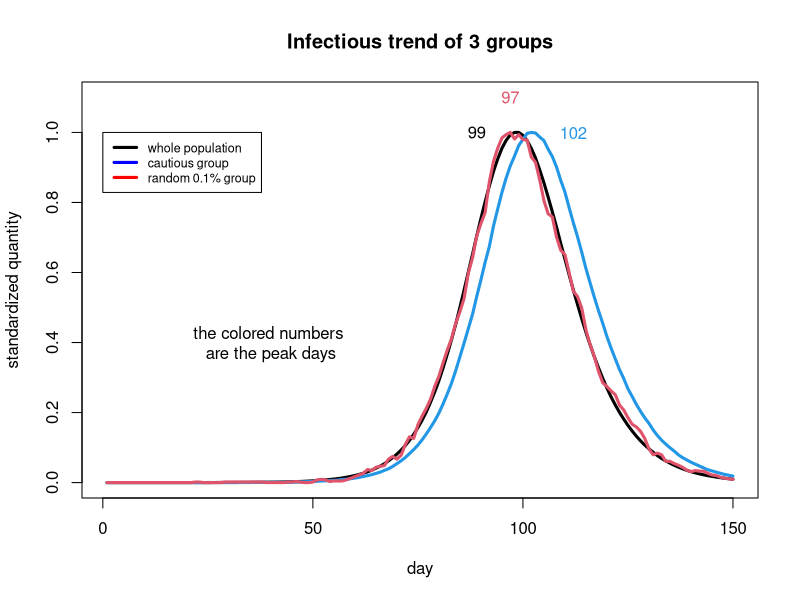

Write R code to recreate this figure. (Note: a time limit stopped this script after it produced the figure.)
##                Group 3               ##
## Muxing Wang (s2201749)               ##
## Karla Itzel Vega Ortega (s2126801)   ##
## Nutsa Tokhadze (s1778736)            ##
##########################################
## Address of github repo: https://github.com/leafstar/Statistical-Programming

                                                   ## Covid and the hazards of opportunistic sampling ##

## The Covid pandemic is an ongoing global pandemic already two years. One of the main features of the Covid-19 epidemic in the UK and 
## generally in the world is that the estimates of the number of new cases per day are not always based on properly sampled statistical 
## surveys.Thus, estimates are under question. The main purpose of this project is to show what the daily infection trajectories look like 
## for the population with the lowest individual transmission probabilities, and how they compare to the infection trajectories for the 
## whole population in the UK. For that purpose we split the population by 4 categories 1) Susceptible 2) Exposed 3) Infective and 4) 
## Recovered and do the following steps:
## (1) Show daily infection trajectories for three groups 1) Whole population 2) Cautious group - 10% of the population with the lowest 
## individual transmission probabilities and 3) Random sample of 0.1% of the population n=5.5e6.
## (2) Produce a plot showing how the daily infection trajectories compare between the whole population,the ‘cautious 10%’ and the 0.1% 
## random sample. 
## (3) Run 10 replicate simulations for each groups.
## (4) Produce plots for 10 replicate simulations showing daily infection trajectories for each groups and their variability.


## Step (1):Show daily infection trajectories for three groups 1) Whole population 2) Cautious group - 10% of the population with the 
## lowest individual transmission probabilities and 3)Random sample of 0.1% of the population n=5.5e6. 
## Defined Stochastic Simulation Model function; Started the epidemic by setting 10 randomly chosen people to the Exposed state and 
## Simulated for 150 days. Inputs are the parameters and the output is the number of people in each state each day.
simulation<-function(n = 5.5e6, ne = 10, nt = 150, gamma = 1/3, delta = 1/5, lambda = 0.4/n){ 
  ## states: 0 -> S(Susceptible); 1 -> E(Exposed); 
  ##         2 -> I(Infective);   3 -> R(Recovery) 
  ## n = population size of 5.5e6; ne =initial exposed 10 randomly chosen people; nt = number of days: 150; 
  ## gamma=daily prob E->I, delta=daily prob I->R lambda = Overall viral infectivity parameter.
                      
  beta <- rlnorm(n,0,0.5); beta <- beta/mean(beta)               ## generate contact rate with other people
  cautious_group = which(beta <= quantile(beta, 0.1))            ## 10% of the most cautious group
  random_group = sample(1:n, n/1000)                             ## create random sample of 0.1% of the population
  initial_exposure = sample(1:n, ne)                             ## start with a sample of 10 people in E state
  I1 <- I2 <- I3 <- rep(0, nt)                                   ## set up storage for number of infective people for the 3 groups
  S_ind = 1:n; E_ind = initial_exposure; I_ind = c(); R_ind = c(); 
  for (i in 2:nt){                                               ## loop over 150 days
    u_stoe <- runif(length(S_ind))                               ## uniform random deviates
    u_etoi <- runif(length(E_ind)) 
    u_itor <- runif(length(I_ind)) 
    exposed_prob = lambda * beta * sum(beta[I_ind])              ## daily chance of a transmission between infected and uninfected
                                    
    R_ind = c(R_ind, I_ind[u_itor< delta]); I_ind = I_ind[! I_ind %in% R_ind]     ## Change from state I -> R with prob delta
    I_ind = c(I_ind, E_ind[u_etoi< gamma]); E_ind = E_ind[! E_ind %in% I_ind]     ## Change from state E -> I with prob gamma
    E_ind = c(E_ind, S_ind[u_stoe<exposed_prob[S_ind]]); S_ind = S_ind[! S_ind %in% E_ind]  ## Change from state S -> E with prob 'exposed_prob'
    
    ## Record of the number of new infections each day for the 3 chosen groups

    I1[i] <- length(I_ind);                                        ## Record of Infective for total population
    I2[i] <- sum(I_ind %in% cautious_group);                       ## Record of Infective for cautious group
    I3[i] <- sum(I_ind %in% random_group);                         ## Record of Infective for random sample of 0.1% of the population
  }
  list(I1=I1,I2=I2,I3=I3,beta=beta)
}

#Step (2):Produce a plot showing how the daily infection trajectories compare between the whole population, the ‘cautious 10%’ and the 
## 0.1% random sample.
a<-Sys.time()
epi <- simulation()
b<-Sys.time()
print(b-a)
## run simulation
peak1 = which(epi$I1 == max(epi$I1))                               ## Day of the maximum Infected people in the whole population
peak2 = which(epi$I2 == max(epi$I2))                               ## Day of the maximum Infected people in the 10% population
peak3 = which(epi$I3 == max(epi$I3))                               ## Day of the maximum Infected people in the 0.1% of the population
plot(epi$I1/max(epi$I1),ylim=c(0,1.1),xlab="day",ylab="standardized quantity",
     lwd=3, main = "Infectious trend of 3 groups",type = "l") 
lines(1:150,epi$I2/max(epi$I2),col=4,lwd=3)
lines(1:150,epi$I3/max(epi$I3),col=2,lwd=3)                   
legend(0, 1, legend=c("whole population", "cautious group", "random 0.1% group"),
       col=c("black", "blue","red"), lty=1, lwd=3,cex =0.75)       ## E (blue)  I (red) S black;
text(peak1-10,1, peak1, col = 1)                                   ## Label in the peak day of the whole population
text(peak2+10,1, peak2, col = 4)                                   ## Label in the peak day for the 10% of the population
text(peak3,1.1, peak3, col = 2)                                    ## Label in the peak day for the 0.1% of population
text(40,0.4, "the colored numbers \nare the peak days")

##Step (3):Run 10 replicate simulations for each groups
## the aim of this loop is to generate the 10 simulations and then create a vector that stores the 10 outputs
epi10=list()                                                       ## Create an empty list to store the values of the simulation
for (i in 1:10){                                                   ## indicate in the for loop that the simulation has to run 10 times
  epi10[[length(epi10)+1]] <- simulation()                         ## Store the outputs in a vector called epi10
}

##Step (4):Produce plots for 10 replicate simulations showing daily infection trajectories for:1) the whole population, 
## 2) the ‘cautious 10%’ and 3) the 0.1% random sample.
#These plots show 10 simulations for above discussed three groups. 
#The peaks in the graph indicates the day of the maximum number of infected people.
xlim = 150                                                         ## x limit for the graph

##(4.1) Plot for the whole population
plot(log(epi10[[1]]$I1),ylim=c(0,log(max(epi10[[1]]$I1))),
     xlab="day",ylab="log(new infection)",cex=0.1, main = "10 simulations for 3 groups",type="l")
for (i in 2:10) {
  lines(1:xlim,log(epi10[[i]]$I1), col = 1)
}

##(4.2) Plot for the cautious group-10%
for (i in 1:10) {
  lines(1:xlim,log(epi10[[i]]$I2), col = 3)
}

##(4.3) Plot for the random sample of 0.1% of the population 
for (i in 1:10) {
  lines(1:xlim,log(epi10[[i]]$I3), col = 2)
}
legend(0, 1, legend=c("whole population", "cautious group", "random 0.1% group"),
       col=c("black", "blue","red"), lty=1, lwd=3,cex =0.75)           

                                                                ## Conclusion ##

## After analyzing daily infection trajectories in the UK for three different groups- whole populations, cautious group, and 0.1% random 
## sample of the whole population, we can conclude that for the whole population and random group of 0.1%, infection peaks faster than 
## for the cautious ones. For 10% of the population with the lowest individual transmission probabilities infection peaks later. Therefore, 
## we think that the cautious group doesn’t track the whole population trajectory while the results from the 0.1% random group are more 
## representative. This conclusion can be valid for the ZOE symptom tracker app results as well, which shows the similar patterns as 
## REACT-2 and ONS (which use random samples) but albeit with the timings not exactly matching. Hence, the reason for this mismatch might 
## be the fact that the ZOE sample is not a random sample of the UK population like a cautious group in our case. 
